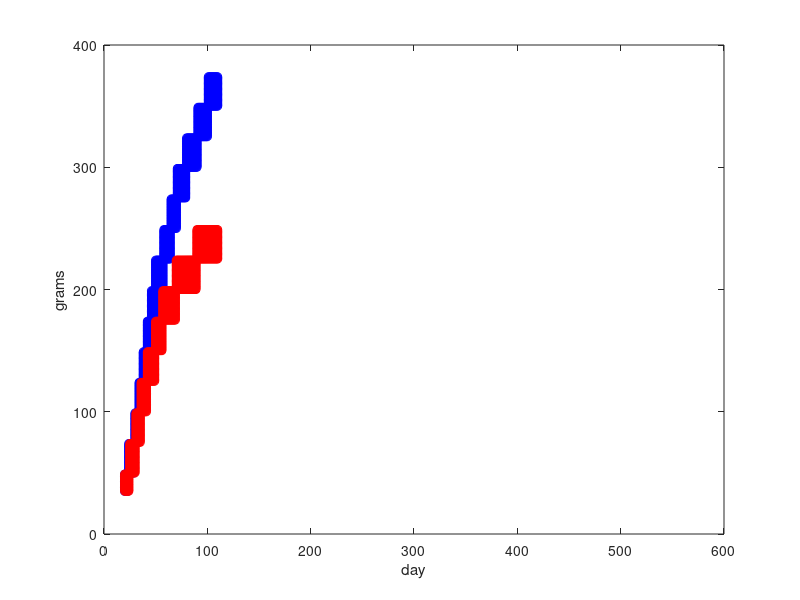

The MATLAB script that drew this image: (Note: this script raises an error after producing the figure.)
function fitWeights
clc
close all

%longer data available here, but doesn't match early data
%http://jn.nutrition.org/cgi/reprint/100/1/59.pdf
% day=   [30   60    90    120   150   180   360   540  ]';
% male=  [72   189.5 270   312   341.5 364.7 443.8 507.4]';
% female=[64.7 154.2 197.1 225.2 238.8 250.5 262.6 262.4]';


%http://www.harlan.com/models/longevans.asp
%note table does not match graph!  ex: male 10 weeks is >300 in graph, but <300 in table!
%   grams     male days        female days
d={...
    [35 49]    [20 23]      [20 24]; ...
    [50 74]    [24 29]      [25 30]; ...
    [75 99]    [30 33]      [31 35]; ...
    [100 124]  [34 37]      [36 41]; ...
    [125 149]  [38 41]      [42 49]; ...
    [150 174]  [42 45]      [50 56]; ...
    [175 199]  [46 49]      [57 69]; ...
    [200 224]  [50 57]      [70 89]; ...
    [225 249]  [58 64]      [90 110]; ...
    [250 274]  [65 70]      []; ...
    [275 299]  [71 79]      []; ...
    [300 324]  [80 90]      []; ...
    [325 349]  [91 100]     []; ...
    [350 374]  [101 110]    []...
    };

male_day=[];female_day=[];male=[];female=[];
for i=1:size(d,1)
    for j=d{i,1}(1):d{i,1}(2)
        for k=d{i,2}(1):d{i,2}(2)
            male(end+1,1)=j;
            male_day(end+1,1)=k;
        end
        if ~isempty(d{i,3})
            for k=d{i,3}(1):d{i,3}(2)
                female(end+1,1)=j;
                female_day(end+1,1)=k;
            end
        end
    end
end

plot(male_day,male,'bo');
hold on
plot(female_day,female,'ro');
xlim([0 600])

ylabel('grams')
xlabel('day')

plotOracle=true;
if plotOracle
    t=.85;
    c=dbconn;
    ids={'106','177'};
    [maleW maleD maleT] = getBodyWeightHistory(c,ids{1});
    [femaleW femaleD femaleT] = getBodyWeightHistory(c,ids{2});
    s=getSubjects(c,ids);
    closeconn(c);
    if s(1).gender=='M' && s(2).gender=='F'
        plot(maleD-s(1).dob,[maleW maleT/t],'bx')
        hold on
        plot(femaleD-s(2).dob,[femaleW femaleT/t],'rx')
    else
        error('bad genders')
    end
end

% a=curve
% b=scale
% c=y offset
% d=location

mods={...
    'log'       'c+(b*log(x-d)/log(a))'     {'a' 'b' 'c' 'd'}   [1 0]   '-'    {[] []};...
    'root'      'c+(b*(abs(x-d))^(1/a))'    {'a' 'b' 'c' 'd'}   [1 0]   '--'   {[] []};...

    'logNorm'   'c+(b*logncdf(x,d,a))'      {'a' 'b' 'c' 'd'}   [0]      '+' {[0.7759 467.9 -12.32 4.036] [0.6011 242.8 13.21  3.798]};...
    'gauss'     'c+(b*normcdf(x,d,a))'      {'a' 'b' 'c' 'd'}   [0 0]      'o' {[77.3834647674482 1648.77075229918 -1235.11038096151 -35.4854723926335]  [46.1687313615877 603.042351484134 -357.985060210495 2.98819459316451]};...

    'atan'      'c+(b*atan(x-d))'           {'b' 'c' 'd'}       []      'x' {[64147.2790884138 -100037.152240227 -70.550853890521] [6725 -1.027e+004 -2.296]};...
    'sig'       'c+(b/(1+exp(a*(d-x))))'        {'a' 'b' 'c' 'd'}       [0 .75*max(female)]      '*' {[] []};...

    %e is a "scale parameter" and may be redundant with b (choose e to be 1, the default)
    'wbl'       'c+(b*wblcdf(x-d,e,a))'     {'a' 'b' 'c' 'd' 'e'} [0 -inf -inf -inf 0] '-.' {[0.867145410886847 457.96805958187 55.4593110159781 28.1607492830005 70.5208590545724] [1.14150787475503 210.345141355582 42.1940257499687 22.62263879965 35.286474278694]};...
    };

for i=1:size(mods,1)
    f=fittype(mods{i,2});

    if ~all(strcmp(coeffnames(f),mods{i,3}'))
        error('unexpected ordering of names -- will misinterpret up lower/upper vectors')
    end

    opts=fitoptions(mods{i,2});

    opts.MaxFunEvals=10000;
    opts.MaxIter=10000;

    if ~isempty(mods{i,4})
        opts.Lower=mods{i,4};
    end

    if ~isempty(mods{i,6}{1})
        opts.StartPoint=mods{i,6}{1};
    end

    doFit(male_day,male,f,opts,[mods{i,1} ' male'],['b' mods{i,5}]);

    if ~isempty(mods{i,6}{2})
        opts.StartPoint=mods{i,6}{2};
    else
        opts.StartPoint=[];
    end
    doFit(female_day,female,f,opts,[mods{i,1} ' female'],['r' mods{i,5}]);
end
end


function doFit(day,data,f,opts,name,pStr)
done=false;

try
    warning('off','curvefit:fit:noStartPoint')
    [theFit,gof,output] = fit(day,data,f,opts);
    warning('on','curvefit:fit:noStartPoint')
    done=true;
catch e
    e
    name
    error('got a nan, you need to set bounds')
end
fprintf([name ':\n'])
z=struct(theFit);
disp([z.coeffValues{:}])
if output.exitflag<=0
    output.exitflag
    warning('no converge')
    pause
end

plot(theFit,pStr)
end